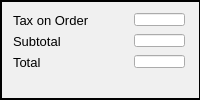
     <widget class="QGroupBox" name="totalBox">
      <property name="minimumSize">
       <size>
        <width>197</width>
        <height>80</height>
       </size>
      </property>
      <property name="styleSheet">
       <string notr="true">QGroupBox {
	background-color: rgb(240, 240, 240);
    border: 2px solid black;
	border-left: 2px solid black;
	border-right: 1px solid black;
}</string>
      </property>
      <property name="title">
       <string/>
      </property>
      <property name="checkable">
       <bool>false</bool>
      </property>
      <layout class="QFormLayout" name="formLayout_6">
       <item row="1" column="0">
        <widget class="QLabel" name="subtotalLabel">
         <property name="font">
          <font>
           <pointsize>10</pointsize>
          </font>
         </property>
         <property name="mouseTracking">
          <bool>false</bool>
         </property>
         <property name="tabletTracking">
          <bool>false</bool>
         </property>
         <property name="contextMenuPolicy">
          <enum>Qt::ActionsContextMenu</enum>
         </property>
         <property name="acceptDrops">
          <bool>false</bool>
         </property>
         <property name="text">
          <string>Subtotal</string>
         </property>
         <property name="scaledContents">
          <bool>false</bool>
         </property>
         <property name="wordWrap">
          <bool>false</bool>
         </property>
        </widget>
       </item>
       <item row="2" column="0">
        <widget class="QLabel" name="totalLabel">
         <property name="font">
          <font>
           <pointsize>10</pointsize>
          </font>
         </property>
         <property name="mouseTracking">
          <bool>false</bool>
         </property>
         <property name="tabletTracking">
          <bool>false</bool>
         </property>
         <property name="contextMenuPolicy">
          <enum>Qt::ActionsContextMenu</enum>
         </property>
         <property name="acceptDrops">
          <bool>false</bool>
         </property>
         <property name="text">
          <string>Total</string>
         </property>
         <property name="scaledContents">
          <bool>false</bool>
         </property>
         <property name="wordWrap">
          <bool>false</bool>
         </property>
        </widget>
       </item>
       <item row="0" column="0">
        <widget class="QLabel" name="taxonorderLabel">
         <property name="font">
          <font>
           <pointsize>10</pointsize>
          </font>
         </property>
         <property name="mouseTracking">
          <bool>false</bool>
         </property>
         <property name="tabletTracking">
          <bool>false</bool>
         </property>
         <property name="contextMenuPolicy">
          <enum>Qt::ActionsContextMenu</enum>
         </property>
         <property name="acceptDrops">
          <bool>false</bool>
         </property>
         <property name="text">
          <string>Tax on Order           </string>
         </property>
         <property name="scaledContents">
          <bool>false</bool>
         </property>
         <property name="wordWrap">
          <bool>false</bool>
         </property>
        </widget>
       </item>
       <item row="0" column="1">
        <widget class="QLineEdit" name="lineEdit_tax">
         <property name="minimumSize">
          <size>
           <width>51</width>
           <height>13</height>
          </size>
         </property>
         <property name="maximumSize">
          <size>
           <width>51</width>
           <height>13</height>
          </size>
         </property>
         <property name="font">
          <font>
           <pointsize>7</pointsize>
          </font>
         </property>
         <property name="alignment">
          <set>Qt::AlignCenter</set>
         </property>
         <property name="readOnly">
          <bool>true</bool>
         </property>
        </widget>
       </item>
       <item row="1" column="1">
        <widget class="QLineEdit" name="lineEdit_subtotal">
         <property name="minimumSize">
          <size>
           <width>51</width>
           <height>13</height>
          </size>
         </property>
         <property name="maximumSize">
          <size>
           <width>51</width>
           <height>13</height>
          </size>
         </property>
         <property name="font">
          <font>
           <pointsize>7</pointsize>
          </font>
         </property>
         <property name="alignment">
          <set>Qt::AlignCenter</set>
         </property>
         <property name="readOnly">
          <bool>true</bool>
         </property>
        </widget>
       </item>
       <item row="2" column="1">
        <widget class="QLineEdit" name="lineEdit_total">
         <property name="minimumSize">
          <size>
           <width>51</width>
           <height>13</height>
          </size>
         </property>
         <property name="maximumSize">
          <size>
           <width>51</width>
           <height>13</height>
          </size>
         </property>
         <property name="font">
          <font>
           <pointsize>7</pointsize>
          </font>
         </property>
         <property name="alignment">
          <set>Qt::AlignCenter</set>
         </property>
         <property name="readOnly">
          <bool>true</bool>
         </property>
        </widget>
       </item>
      </layout>
     </widget>
